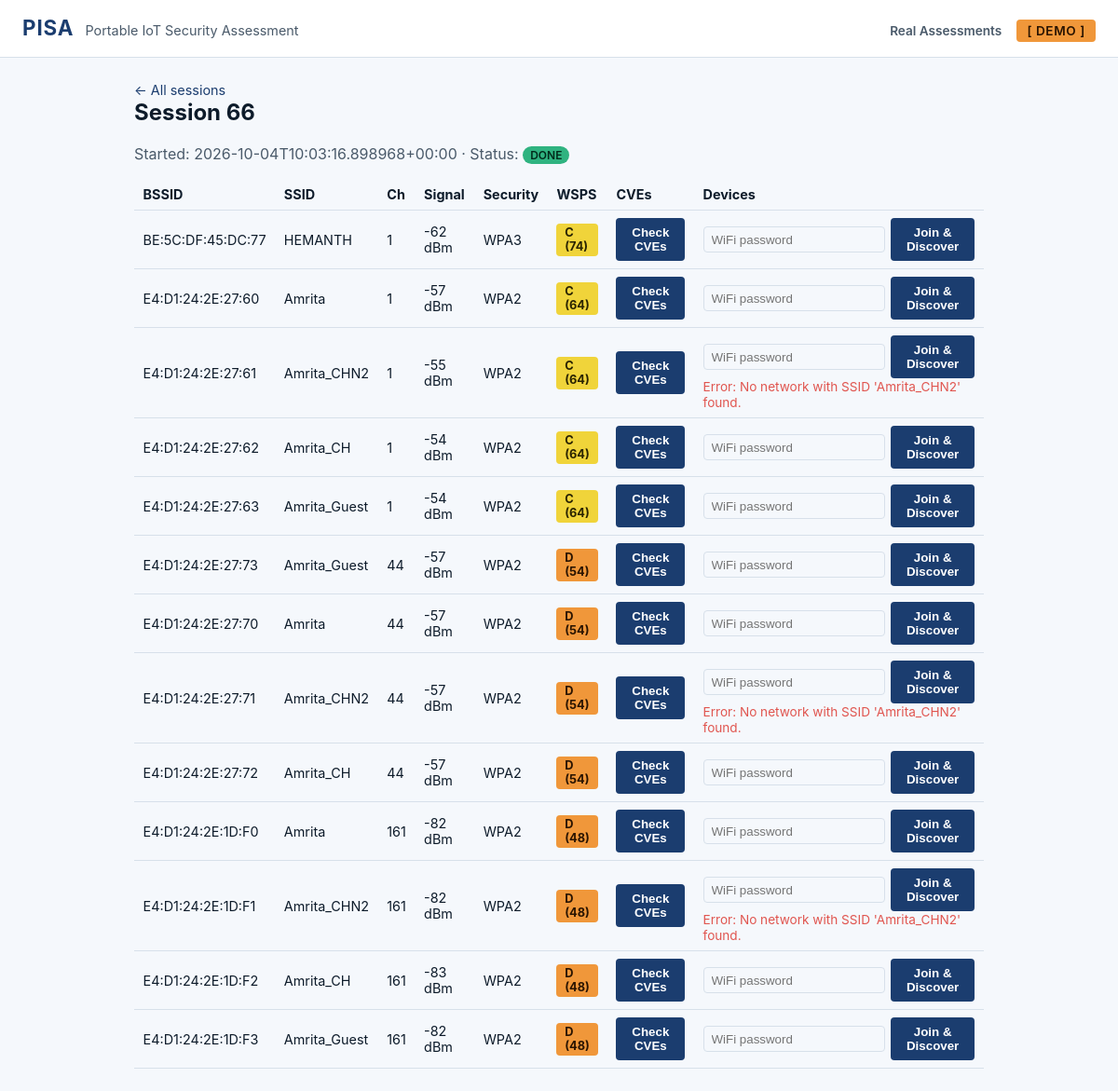
The app's page /sessions/66 with its own data.
### tables this page shows
CREATE TABLE networks (
        id               INTEGER PRIMARY KEY AUTOINCREMENT,
        session_id       INTEGER REFERENCES sessions(id),
        bssid            TEXT    NOT NULL,
        ssid             TEXT,
        channel          INTEGER,
        signal_dbm       INTEGER,
        security         TEXT,
        encryption       TEXT,
        beacon_interval  INTEGER,
        pmf_enabled      INTEGER DEFAULT 0,
        wps_enabled      INTEGER DEFAULT 0,
        hidden           INTEGER DEFAULT 0,
        wsps_score       INTEGER,
        wsps_grade       TEXT,
        first_seen       TEXT    NOT NULL,
        last_seen        TEXT    NOT NULL, handshake_captured INTEGER DEFAULT 0, handshake_type TEXT, handshake_path TEXT, handshake_captured_at TEXT, discovery_status TEXT, discovery_started_at TEXT, discovery_completed_at TEXT, discovery_error TEXT,
        UNIQUE(bssid, session_id)
    );

### pisa/m5/routes/sessions.py (the view)
@bp.route("/sessions/<int:session_id>")
def detail(session_id):
    with get_connection(current_app.config["DB_PATH"]) as conn:
        session = queries.get_session(conn, session_id)
        if session is None:
            abort(404)
        networks = queries.get_networks(conn, session_id)
        cves_by_network = {n["id"]: queries.get_network_cves(conn, n["id"]) for n in networks}
    return render_template(
        "session_detail.html",
        session=session,
        networks=networks,
        cves_by_network=cves_by_network,
    )

### pisa/db/connection.py (called while the page is built)
def get_connection(db_path: str) -> sqlite3.Connection:
    conn = sqlite3.connect(db_path)
    conn.execute("PRAGMA foreign_keys = ON")
    conn.row_factory = sqlite3.Row
    return conn

### pisa/db/queries.py (called while the page is built)
def get_session(conn: sqlite3.Connection, session_id: int) -> dict | None:
    conn.row_factory = sqlite3.Row
    c = conn.cursor()
    c.execute("SELECT * FROM sessions WHERE id = ?", (session_id,))
    row = c.fetchone()
    return dict(row) if row else None

def get_network_cves(conn: sqlite3.Connection, network_id: int) -> list:
    conn.row_factory = sqlite3.Row
    c = conn.cursor()
    c.execute("SELECT * FROM network_cves WHERE network_id = ?", (network_id,))
    return [dict(r) for r in c.fetchall()]

def get_networks(conn: sqlite3.Connection, session_id: int) -> list:
    conn.row_factory = sqlite3.Row
    c = conn.cursor()
    c.execute("SELECT * FROM networks WHERE session_id = ? ORDER BY wsps_score DESC", (session_id,))
    return [dict(r) for r in c.fetchall()]

### pisa/m5/templates/session_detail.html (shortened to what this page needs)
{% extends "base.html" %}
{% block content %}
<a href="{{ url_for('dashboard.index') }}" class="back-link">&larr; All sessions</a>
<h2>Session {{ session.id }}</h2>
<p class="session-meta">
  Started: {{ session.started_at }}
  &middot; Status: <span class="status status-{{ session.status }}">{{ session.status }}</span>
</p>
{% if networks %}
<table class="networks-table">
  <thead>
    <tr>
      <th>BSSID</th><th>SSID</th><th>Ch</th><th>Signal</th><th>Security</th><th>WSPS</th><th>CVEs</th><th>Devices</th>
    </tr>
  </thead>
  <tbody>
    {% for n in networks %}
    <tr>
      <td>{{ n.bssid }}</td>
      <td>{{ n.ssid or '(hidden)' }}</td>
      <td>{{ n.channel }}</td>
      <td>{{ n.signal_dbm }} dBm</td>
      <td>{{ n.security }}</td>
      <td><span class="grade grade-{{ n.wsps_grade }}">{{ n.wsps_grade }} ({{ n.wsps_score }})</span></td>
      <td class="cve-cell" data-network-id="{{ n.id }}">
        {% set cves = cves_by_network.get(n.id, []) %}
        <button class="check-cves-btn" data-network-id="{{ n.id }}">{{ 'Recheck CVEs' if cves else 'Check CVEs' }}</button>
      </td>
      <td class="devices-cell" data-network-id="{{ n.id }}">
        {% if n.discovery_status == 'done' %}
          <button class="show-devices-btn" data-network-id="{{ n.id }}">Show Devices</button>
        {% elif n.discovery_status == 'running' %}
          <span>Discovering&hellip;</span>
        {% else %}
          <form class="join-form" data-network-id="{{ n.id }}">
            <input type="password" name="password" placeholder="WiFi password" required>
            <button type="submit">Join &amp; Discover</button>
          </form>
          {% if n.discovery_status == 'error' %}
            <span class="discovery-error">{{ n.discovery_error }}</span>
          {% endif %}
        {% endif %}
      </td>
    </tr>
    {% endfor %}
  </tbody>
</table>
{% else %}
<p>No networks captured in this session yet.</p>
{% endif %}
{% endblock %}

### pisa/m5/static/css/style.css (style rules this page uses)
:root { color-scheme: light dark; --bg: #0f1620; --panel: #16202c; --border: #2a3644; --text: #e6edf3; --muted: #8a99a8; --accent: #3a8bd8; }
@media (prefers-color-scheme: light) { :root { --bg: #f5f8fc; --panel: #ffffff; --border: #d7e0ea; --text: #0d1b2a; --muted: #4a5a6a; --accent: #1b3d6f; } }
* { box-sizing: border-box; }
body { margin: 0; background: var(--bg); color: var(--text); font-family: -apple-system, "Segoe UI", Roboto, sans-serif; }
h2 { margin-top: 0; }
input[type="text"], input[type="number"], input[type="password"] { background: var(--bg); border: 1px solid var(--border); color: var(--text); border-radius: 4px; padding: 0.35rem 0.5rem; }
button { background: var(--accent); color: white; border: none; border-radius: 4px; padding: 0.5rem 1rem; cursor: pointer; font-weight: 600; }
table { width: 100%; border-collapse: collapse; }
th, td { text-align: left; padding: 0.5rem 0.6rem; border-bottom: 1px solid var(--border); font-size: 0.9rem; }
.status { display: inline-block; padding: 0.15rem 0.5rem; border-radius: 999px; font-size: 0.75rem; font-weight: 600; text-transform: uppercase; }
.status-done { background: #2fb380; color: #002a1a; }
.grade { display: inline-block; padding: 0.15rem 0.55rem; border-radius: 4px; font-weight: 700; font-size: 0.8rem; }
.grade-C { background: #f0d43a; color: #2a2400; }
.grade-D { background: #f0973a; color: #2a1400; }
.back-link { color: var(--accent); text-decoration: none; font-size: 0.9rem; }
.session-meta { color: var(--muted); }
.join-form { display: flex; gap: 0.4rem; align-items: center; }
.discovery-error { color: #e0554f; font-size: 0.85rem; }

### records on screen
networks: bssid "BE:5C:DF:45:DC:77", ssid "HEMANTH", channel "1", signal_dbm "-62", security "WPA3", wsps_grade "C", wsps_score "74", value "Check CVEs"
networks: bssid "E4:D1:24:2E:27:60", ssid "Amrita", channel "1", signal_dbm "-57", security "WPA2", wsps_grade "C", wsps_score "64", value "Check CVEs"
networks: bssid "E4:D1:24:2E:27:61", ssid "Amrita_CHN2", channel "1", signal_dbm "-55", security "WPA2", wsps_grade "C", wsps_score "64", value "Check CVEs", discovery_error "Error: No network with SSID 'Amrita_CHN2' found."
networks: bssid "E4:D1:24:2E:27:62", ssid "Amrita_CH", channel "1", signal_dbm "-54", security "WPA2", wsps_grade "C", wsps_score "64", value "Check CVEs"
networks: bssid "E4:D1:24:2E:27:63", ssid "Amrita_Guest", channel "1", signal_dbm "-54", security "WPA2", wsps_grade "C", wsps_score "64", value "Check CVEs"
networks: bssid "E4:D1:24:2E:27:73", ssid "Amrita_Guest", channel "44", signal_dbm "-57", security "WPA2", wsps_grade "D", wsps_score "54", value "Check CVEs"
networks: bssid "E4:D1:24:2E:27:70", ssid "Amrita", channel "44", signal_dbm "-57", security "WPA2", wsps_grade "D", wsps_score "54", value "Check CVEs"
networks: bssid "E4:D1:24:2E:27:71", ssid "Amrita_CHN2", channel "44", signal_dbm "-57", security "WPA2", wsps_grade "D", wsps_score "54", value "Check CVEs", discovery_error "Error: No network with SSID 'Amrita_CHN2' found."
networks: bssid "E4:D1:24:2E:27:72", ssid "Amrita_CH", channel "44", signal_dbm "-57", security "WPA2", wsps_grade "D", wsps_score "54", value "Check CVEs"
networks: bssid "E4:D1:24:2E:1D:F0", ssid "Amrita", channel "161", signal_dbm "-82", security "WPA2", wsps_grade "D", wsps_score "48", value "Check CVEs"
networks: bssid "E4:D1:24:2E:1D:F1", ssid "Amrita_CHN2", channel "161", signal_dbm "-82", security "WPA2", wsps_grade "D", wsps_score "48", value "Check CVEs", discovery_error "Error: No network with SSID 'Amrita_CHN2' found."
networks: bssid "E4:D1:24:2E:1D:F2", ssid "Amrita_CH", channel "161", signal_dbm "-83", security "WPA2", wsps_grade "D", wsps_score "48", value "Check CVEs"
networks: bssid "E4:D1:24:2E:1D:F3", ssid "Amrita_Guest", channel "161", signal_dbm "-82", security "WPA2", wsps_grade "D", wsps_score "48", value "Check CVEs"

### other values on screen
{{ session.id }} "66"
{{ session.started_at }} "2026-10-04T10:03:16.898968+00:00"
{{ session.status }} "DONE"
